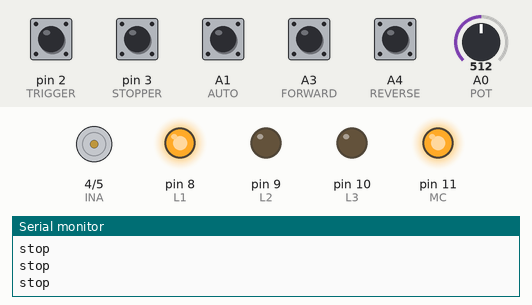
A sketch run on a simulated Arduino Uno, built with avr-gcc and run on an emulated ATmega328P. On the bench: motor-driver pin pairs drawn as motors (green arrow = first pin HIGH = forward, orange = second pin HIGH = backward, longer = more drive, scaled by the enable pin), output pins drawn as LEDs (lit = HIGH), the last lines printed to the serial monitor. The inputs (shaded band) are chosen by the test bench; at power-on: A1 (AUTO), A3 (FORWARD), A4 (REVERSE), pin 2 (TRIGGER), pin 3 (STOPPER) HIGH, A0 (POT) = 512.

Above: at 1.2 s.
1.3 s: A3 (FORWARD) pulled LOW for 0.15 s
At 1.38 s:
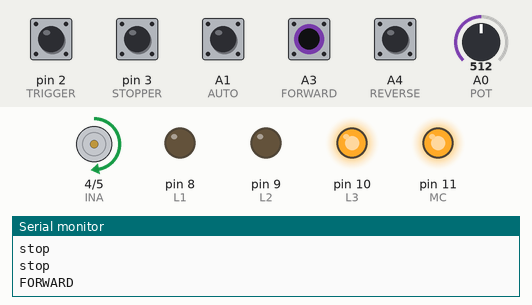
2.9 s: A4 (REVERSE) pulled LOW for 0.15 s
At 2.98 s:
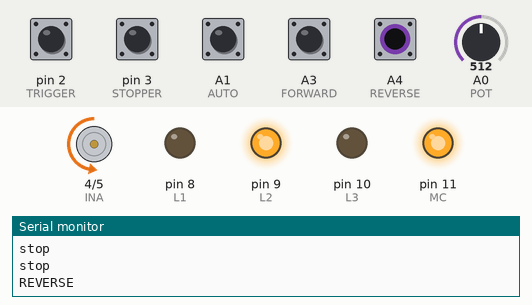
4.5 s: A1 (AUTO) pulled LOW for 0.15 s
At 4.8 s:
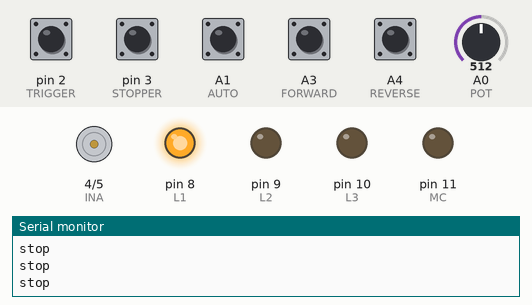
6.1 s: pin 2 (TRIGGER) pulled LOW for 0.15 s
At 6.17 s:
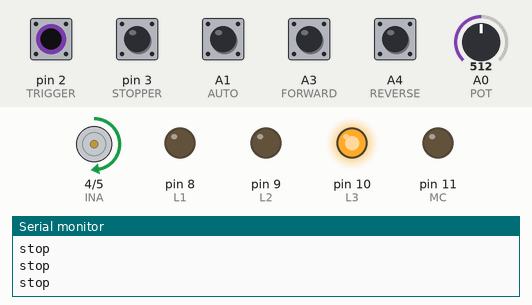
7.7 s: pin 2 (TRIGGER) pulled LOW for 1 s
At 9.3 s:
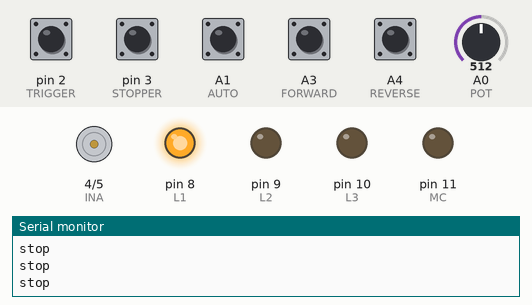
11.7 s: pin 3 (STOPPER) pulled LOW for 0.15 s
At 12.1 s:
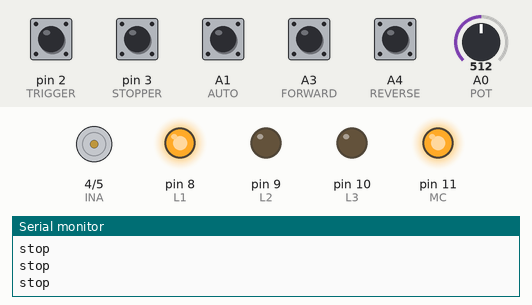
Timing chart, 0 to 14.3 s (numbered marks = the images above; inputs shaded):
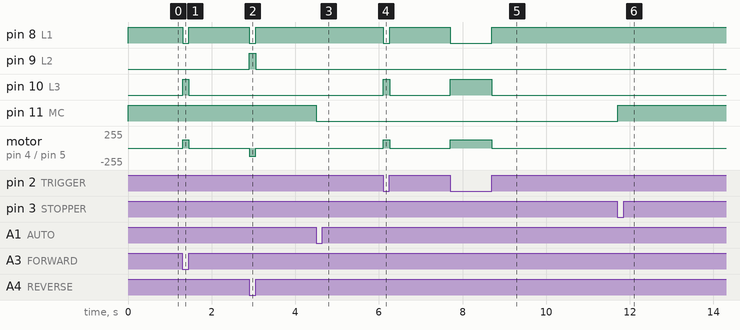

Measured:
- after the input at 1.3 s, pin 8 (L1): HIGH → LOW at once, → HIGH 0.15 s later; pin 10 (L3): LOW → HIGH at once, → LOW 0.15 s later; motor on pin 4 (INA) / pin 5 (INB): stopped → forward 127/255 at once, → stopped 0.15 s later
- after the input at 2.9 s, pin 8 (L1): HIGH → LOW at once, → HIGH 0.15 s later; pin 9 (L2): LOW → HIGH at once, → LOW 0.15 s later; motor on pin 4 (INA) / pin 5 (INB): stopped → backward 127/255 at once, → stopped 0.15 s later
- after the input at 4.5 s, pin 11 (MC): HIGH → LOW at once
- after the input at 6.1 s, pin 8 (L1): HIGH → LOW at once, → HIGH 0.15 s later; pin 10 (L3): LOW → HIGH at once, → LOW 0.15 s later; motor on pin 4 (INA) / pin 5 (INB): stopped → forward 127/255 at once, → stopped 0.15 s later
- after the input at 7.7 s, pin 8 (L1): HIGH → LOW at once, → HIGH 1.0 s later; pin 10 (L3): LOW → HIGH at once, → LOW 1.0 s later; motor on pin 4 (INA) / pin 5 (INB): stopped → forward 127/255 at once, → stopped 1.0 s later
- after the input at 11.7 s, pin 11 (MC): LOW → HIGH at once

The sketch:

penekan_pisang.ino
```cpp
#define INA     4
#define INB     5
#define EN      6
#define HOME    12
#define STOPPER 3
#define TRIGGER  2
#define L1      8
#define L2      9
#define L3      10
#define MC      11
#define FORWARD    A3
#define REVERSE   A4
#define AUTO    A1
#define POT     A0

int pwm = 0;

void setup() {
  pinMode(INA, OUTPUT);
  pinMode(INB, OUTPUT);
  pinMode(EN, OUTPUT);
  pinMode(L1, OUTPUT);
  pinMode(L2, OUTPUT);
  pinMode(L3, OUTPUT);
  pinMode(MC, OUTPUT);
  pinMode(HOME, INPUT_PULLUP);
  pinMode(STOPPER, INPUT_PULLUP);
  pinMode(TRIGGER, INPUT_PULLUP);
  pinMode(AUTO, INPUT_PULLUP);
  pinMode(FORWARD, INPUT_PULLUP);
  pinMode(REVERSE, INPUT_PULLUP);

  digitalWrite(MC, HIGH);
  stop();

  Serial.begin(9600);

}

void loop() {
  pwm = analogRead(POT);
  pwm = map(pwm, 0, 1023, 0, 255);

  if (digitalRead(FORWARD) == LOW) ccw(pwm);
  else if (digitalRead(REVERSE) == LOW) cw(pwm);
  else stop();

  if (digitalRead(AUTO) == LOW) {
    digitalWrite(MC, LOW);
    while (digitalRead(STOPPER) == HIGH) {
      pwm = analogRead(POT);
      pwm = map(pwm, 0, 1023, 0, 255);
      if (digitalRead(TRIGGER) == LOW) ccw(pwm);
      else stop();
    }
    stop();
    digitalWrite(MC, HIGH);
    while (digitalRead(STOPPER) == HIGH) {
      cw(255);
    }
    stop();
  }
}

void stop() {
  digitalWrite(INA, LOW);
  digitalWrite(INB, LOW);
  analogWrite(EN, 0);
  digitalWrite(L1, HIGH);
  digitalWrite(L2, LOW);
  digitalWrite(L3, LOW);
  Serial.println("stop");
}

void cw(int speed) {
  digitalWrite(INA, LOW);
  digitalWrite(INB, HIGH);
  analogWrite(EN, speed);
  digitalWrite(L2, HIGH);
  digitalWrite(L1, LOW);
  digitalWrite(L3, LOW);
  Serial.println("REVERSE");
}

void ccw(int speed) {
  digitalWrite(INB, LOW);
  digitalWrite(INA, HIGH);
  analogWrite(EN, speed);
  digitalWrite(L3, HIGH);
  digitalWrite(L2, LOW);
  digitalWrite(L1, LOW);
  Serial.println("FORWARD");
}
```
